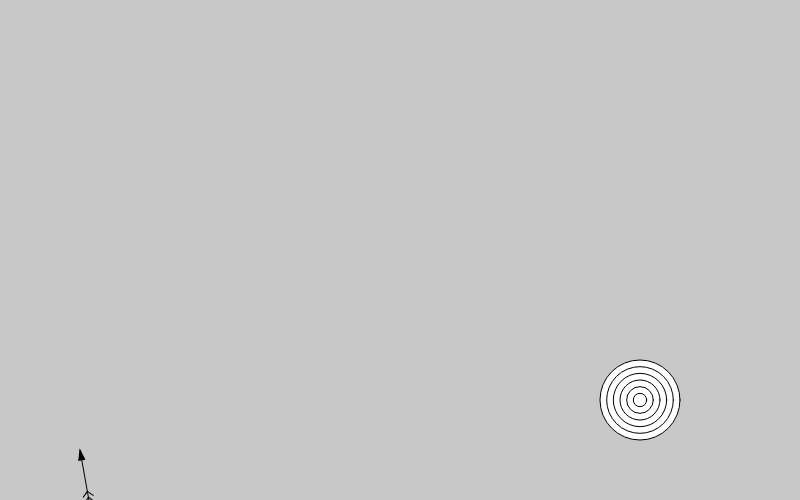
Frame 1 (no input)
Frame 60 (no input): identical to frame 1, image omitted
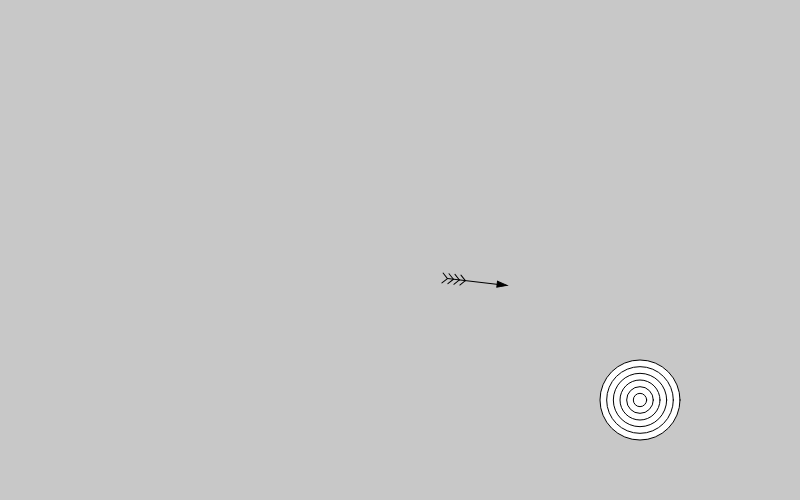
Frame 120 (the mouse pressed at the canvas centre since frame 60)

The p5.js sketch that drew these frames (run headless with seeded random() and noise() and a simulated clock; from frame 60 on, the mouse is pressed at the canvas centre):

// p5.js sketch
// ── sketch.js
var backgroundColor = 200;
var myArrow;
var myTarget;
var gravity;

function setup() {
  createCanvas(800, 500);
  myArrow = new Arrow();
  var arrowPos = createVector(width * 0.1, height * 0.9);
  myArrow.setup(arrowPos, 60);

  myTarget = new Target();
  var targetPos = createVector(width * 0.8, height * 0.8);
  myTarget.setup(targetPos, 6, 80);

  gravity =  createVector(0, 0.08);
}

function draw() {
  background(backgroundColor);

  if (isHit()){
    myArrow.stop();
    } else {
      myArrow.applyForce(gravity);
      myArrow.update();
    }

  myArrow.draw();
  myTarget.draw();

}

function isHit() {
  var distance = myArrow.pos.dist(myTarget.pos);
  if (distance < (myTarget.size/2)) {
    return true;
  }
  return false;
}

function mousePressed () {
  var mousePos = createVector(mouseX, mouseY);
  var diffVector = p5.Vector.sub(mousePos, myArrow.pos);
  myArrow.active();
  diffVector.mult(0.038);
  myArrow.applyForce(diffVector);
}

// ── arrow.js
function Arrow () {
  this.setup = function (pos, size) {
    this.pos = pos.copy();
    this.vel = createVector(0,0);
    this.acc = createVector(0,0);
    this.mass = 1;
    this.damping = 0.98;
    this.size = size;
    this.isActive = false;
    this.angle = 0;
  }

  this.active = function() {
    this.isActive = true;
  }
  this.applyForce = function (force) {
    if (this.isActive) {
      var f = force.copy().div(this.mass);
      this.acc.add(f);
    }
  }

  this.update = function () {
    this.calcAngle();
    this.vel.add(this.acc);
    this.pos.add(this.vel);
    this.acc.mult(0);
    this.vel.mult(this.damping);
  }

this.stop = function() {
  this.vel.mult(0);
}

  this.draw = function () {
    push();
    translate(this.pos.x, this.pos.y);
    rotate(this.angle);
    fill(0);
    triangle(0, 0, 10, 3, 10, -3);
    line(0, 0, this.size, 0 );

    // draw feathers
    var featherPos = 0.7;
    var featherSize = 5;
    var numOfFeathers = 4;
    for (var i = 0; i < numOfFeathers; i++) {
      this.drawFeather(this.size * featherPos, featherSize);
      featherPos += 0.1;
    }
    pop();
  }

  this.drawFeather = function(pos, size) {
    line (pos, 0, pos + size, size);
    line (pos, 0, pos + size, -size);
  }

  this.calcAngle = function (){
    if (this.isActive) {
      this.angle = Math.atan2(this.vel.y, this.vel.x) + Math.PI;

    } else {
      var mousePos = createVector (mouseX, mouseY);
      var diffVector = p5.Vector.sub(mousePos, myArrow.pos);
      this.angle = Math.atan2(diffVector.y, diffVector.x) + Math.PI;
    }
  }

}

// ── target.js
function Target() {

  this.setup = function (pos, numberOfCircles, size){
    this.pos = pos;
    this.numOfCircles = numberOfCircles;
    this.size = size;
  }

  this.draw = function(){
    stroke (0);
    for (var i=this.numOfCircles; i>0; i--) {
      var step = i/this.numOfCircles; // range from 1 to 0.
      //fill(step*255);
      var segSize = this.size * step;
      ellipse(this.pos.x, this.pos.y, segSize, segSize );
    }
  }
}
